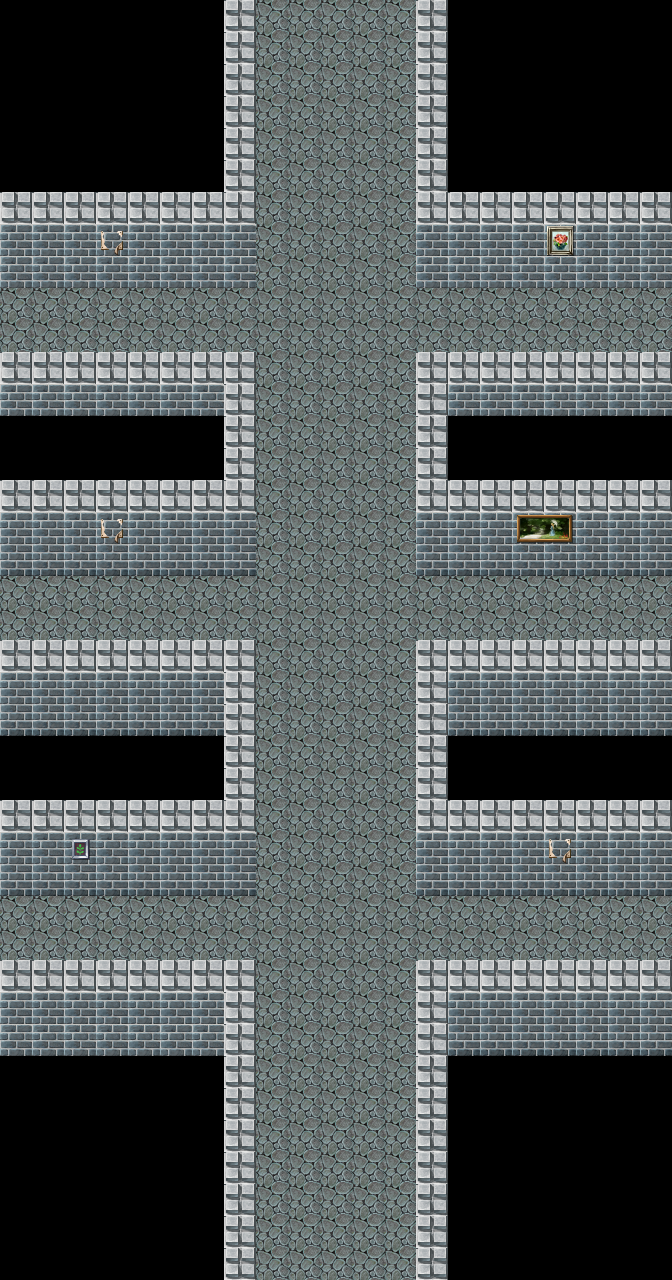

A level layout from a 2D game, rendered from its tile map. Below: a short description, then the map file with its tile-grid data intact:
An orthogonal 21x40 tile map with 32x32 px tiles, 2 tile layers (Tile Layer 1, Tile Layer 2) and 38 objects (6x portalIn, 2x portalO, startpoint).

<map version="1.0" orientation="orthogonal" renderorder="right-down" width="21" height="40" tilewidth="32" tileheight="32" nextobjectid="67">
 <tileset firstgid="1" name="rpg_maker_telles0808" tilewidth="32" tileheight="32" tilecount="2016" columns="32">
  <image source="../Resources/rpg_maker_telles0808.png" width="1024" height="2016" />
 </tileset>
 <layer name="Tile Layer 1" width="21" height="40">
  <data encoding="csv">
9,9,9,9,9,9,9,27,80,80,80,80,80,27,9,9,9,9,9,9,9,
9,9,9,9,9,9,9,27,80,80,80,80,80,27,9,9,9,9,9,9,9,
9,9,9,9,9,9,9,27,80,80,80,80,80,27,9,9,9,9,9,9,9,
9,9,9,9,9,9,9,27,80,80,80,80,80,27,9,9,9,9,9,9,9,
9,9,9,9,9,9,9,27,80,80,80,80,80,27,9,9,9,9,9,9,9,
9,9,9,9,9,9,9,27,80,80,80,80,80,27,9,9,9,9,9,9,9,
27,27,27,27,27,27,27,27,80,80,80,80,80,27,27,27,27,27,27,27,27,
123,123,123,123,123,123,123,123,80,80,80,80,80,123,123,123,123,123,123,123,123,
123,123,123,123,123,123,123,123,80,80,80,80,80,123,123,123,123,123,123,123,123,
80,80,80,80,80,80,80,80,80,80,80,80,80,80,80,80,80,80,80,80,80,
80,80,80,80,80,80,80,80,80,80,80,80,80,80,80,80,80,80,80,80,80,
27,27,27,27,27,27,27,27,80,80,80,80,80,27,27,27,27,27,27,27,27,
123,123,123,123,123,123,123,27,80,80,80,80,80,27,123,123,123,123,123,123,123,
9,9,9,9,9,9,9,27,80,80,80,80,80,27,9,9,9,9,9,9,9,
9,9,9,9,9,9,9,27,80,80,80,80,80,27,9,9,9,9,9,9,9,
27,27,27,27,27,27,27,27,80,80,80,80,80,27,27,27,27,27,27,27,27,
123,123,123,123,123,123,123,123,80,80,80,80,80,123,123,123,123,123,123,123,123,
155,155,155,155,155,155,155,155,80,80,80,80,80,155,155,155,155,155,155,155,155,
80,80,80,80,80,80,80,80,80,80,80,80,80,80,80,80,80,80,80,80,80,
80,80,80,80,80,80,80,80,80,80,80,80,80,80,80,80,80,80,80,80,80,
27,27,27,27,27,27,27,27,80,80,80,80,80,27,27,27,27,27,27,27,27,
123,123,123,123,123,123,123,27,80,80,80,80,80,27,123,123,123,123,123,123,123,
155,155,155,155,155,155,155,27,80,80,80,80,80,27,155,155,155,155,155,155,155,
9,9,9,9,9,9,9,27,80,80,80,80,80,27,9,9,9,9,9,9,9,
9,9,9,9,9,9,9,27,80,80,80,80,80,27,9,9,9,9,9,9,9,
27,27,27,27,27,27,27,27,80,80,80,80,80,27,27,27,27,27,27,27,27,
123,123,123,123,123,123,123,123,80,80,80,80,80,123,123,123,123,123,123,123,123,
155,155,155,155,155,155,155,155,80,80,80,80,80,155,155,155,155,155,155,155,155,
80,80,80,80,80,80,80,80,80,80,80,80,80,80,80,80,80,80,80,80,80,
80,80,80,80,80,80,80,80,80,80,80,80,80,80,80,80,80,80,80,80,80,
27,27,27,27,27,27,27,27,80,80,80,80,80,27,27,27,27,27,27,27,27,
123,123,123,123,123,123,123,27,80,80,80,80,80,27,123,123,123,123,123,123,123,
123,123,123,123,123,123,123,27,80,80,80,80,80,27,155,155,155,155,155,155,155,
9,9,9,9,9,9,9,27,80,80,80,80,80,27,9,9,9,9,9,9,9,
9,9,9,9,9,9,9,27,80,80,80,80,80,27,9,9,9,9,9,9,9,
9,9,9,9,9,9,9,27,80,80,80,80,80,27,9,9,9,9,9,9,9,
9,9,9,9,9,9,9,27,80,80,80,80,80,27,9,9,9,9,9,9,9,
9,9,9,9,9,9,9,27,80,80,80,80,80,27,9,9,9,9,9,9,9,
9,9,9,9,9,9,9,27,80,80,80,80,80,27,9,9,9,9,9,9,9,
9,9,9,9,9,9,9,27,80,80,80,80,80,27,9,9,9,9,9,9,9
</data>
 </layer>
 <objectgroup name="Object Layer 1">
  <object id="1" x="223" y="2" width="32" height="254" />
  <object id="2" x="2" y="193" width="252" height="62" />
  <object id="3" x="416" y="1" width="36" height="254" />
  <object id="4" x="417" y="193" width="256" height="63" />
  <object id="5" x="2" y="353" width="250" height="57" />
  <object id="6" x="416" y="354" width="258" height="57" />
  <object id="7" x="418" y="353" width="268" height="7" />
  <object id="8" x="223" y="355" width="34" height="186" />
  <object id="9" x="1" y="480" width="255" height="63" />
  <object id="12" x="417" y="353" width="32" height="191" />
  <object id="13" x="419" y="479" width="271" height="65" />
  <object id="15" x="-9" y="640" width="263" height="58" />
  <object id="17" x="417" y="641" width="309" height="56" />
  <object id="18" x="224" y="639" width="31" height="222" />
  <object id="19" x="-9" y="800" width="266" height="59" />
  <object id="24" x="418" y="642" width="27" height="222" />
  <object id="25" x="417" y="797" width="264" height="69" />
  <object id="26" x="417" y="962" width="259" height="318" />
  <object id="27" x="1" y="964" width="252" height="316" />
  <object id="28" name="portalO" type="portalO" x="262" y="1269" width="148" height="22" />
  <object id="33" name="portal1" type="portalIn" x="666" y="857" width="32" height="132" />
  <object id="34" name="portal2" type="portalIn" x="-9" y="852" width="15" height="158" />
  <object id="35" name="portal3" type="portalIn" x="665" y="528" width="33" height="125" />
  <object id="36" name="portal4" type="portalIn" x="-10" y="522" width="14" height="119" />
  <object id="37" name="portal5" type="portalIn" x="664" y="241" width="27" height="125" />
  <object id="38" name="portal6" type="portalIn" x="-11" y="242" width="20" height="127" />
  <object id="39" x="415" y="355" width="257" height="216" />
  <object id="41" x="0" y="351" width="255" height="226" />
  <object id="42" x="1" y="642" width="250" height="247" />
  <object id="43" x="416" y="643" width="277" height="244" />
  <object id="44" x="5" y="888" width="252" height="7" />
  <object id="45" x="249" y="854" width="7" height="43" />
  <object id="46" x="417" y="886" width="272" height="10" />
  <object id="47" x="415" y="192" width="269" height="96" />
  <object id="48" x="-46" y="199" width="301" height="88" />
  <object id="49" x="416" y="481" width="295" height="98" />
  <object id="56" name="portalO" type="portalO" x="226" y="3" width="268" height="28" />
  <object id="66" name="startpoint" type="startpoint" x="626" y="588" width="11" height="12" />
 </objectgroup>
 <layer name="Tile Layer 2" width="21" height="40">
  <data encoding="csv">
0,0,0,0,0,0,0,0,0,0,0,0,0,0,0,0,0,0,0,0,0,
0,0,0,0,0,0,0,0,0,0,0,0,0,0,0,0,0,0,0,0,0,
0,0,0,0,0,0,0,0,0,0,0,0,0,0,0,0,0,0,0,0,0,
0,0,0,0,0,0,0,0,0,0,0,0,0,0,0,0,0,0,0,0,0,
0,0,0,0,0,0,0,0,0,0,0,0,0,0,0,0,0,0,0,0,0,
0,0,0,0,0,0,0,0,0,0,0,0,0,0,0,0,0,0,0,0,0,
0,0,0,0,0,0,0,0,0,0,0,0,0,0,0,0,0,0,0,0,0,
0,0,0,1752,0,0,0,0,0,0,0,0,0,0,0,0,0,1787,0,0,0,
0,0,0,0,0,0,0,0,0,0,0,0,0,0,0,0,0,0,0,0,0,
0,0,0,0,0,0,0,0,0,0,0,0,0,0,0,0,0,0,0,0,0,
0,0,0,0,0,0,0,0,0,0,0,0,0,0,0,0,0,0,0,0,0,
0,0,0,0,0,0,0,0,0,0,0,0,0,0,0,0,0,0,0,0,0,
0,0,0,0,0,0,0,0,0,0,0,0,0,0,0,0,0,0,0,0,0,
0,0,0,0,0,0,0,0,0,0,0,0,0,0,0,0,0,0,0,0,0,
0,0,0,0,0,0,0,0,0,0,0,0,0,0,0,0,0,0,0,0,0,
0,0,0,0,0,0,0,0,0,0,0,0,0,0,0,0,0,0,0,0,0,
0,0,0,1752,0,0,0,0,0,0,0,0,0,0,0,0,1755,1756,0,0,0,
0,0,0,0,0,0,0,0,0,0,0,0,0,0,0,0,0,0,0,0,0,
0,0,0,0,0,0,0,0,0,0,0,0,0,0,0,0,0,0,0,0,0,
0,0,0,0,0,0,0,0,0,0,0,0,0,0,0,0,0,0,0,0,0,
0,0,0,0,0,0,0,0,0,0,0,0,0,0,0,0,0,0,0,0,0,
0,0,0,0,0,0,0,0,0,0,0,0,0,0,0,0,0,0,0,0,0,
0,0,0,0,0,0,0,0,0,0,0,0,0,0,0,0,0,0,0,0,0,
0,0,0,0,0,0,0,0,0,0,0,0,0,0,0,0,0,0,0,0,0,
0,0,0,0,0,0,0,0,0,0,0,0,0,0,0,0,0,0,0,0,0,
0,0,0,0,0,0,0,0,0,0,0,0,0,0,0,0,0,0,0,0,0,
0,0,1757,0,0,0,0,0,0,0,0,0,0,0,0,0,0,1752,0,0,0,
0,0,0,0,0,0,0,0,0,0,0,0,0,0,0,0,0,0,0,0,0,
0,0,0,0,0,0,0,0,0,0,0,0,0,0,0,0,0,0,0,0,0,
0,0,0,0,0,0,0,0,0,0,0,0,0,0,0,0,0,0,0,0,0,
0,0,0,0,0,0,0,0,0,0,0,0,0,0,0,0,0,0,0,0,0,
0,0,0,0,0,0,0,0,0,0,0,0,0,0,0,0,0,0,0,0,0,
0,0,0,0,0,0,0,0,0,0,0,0,0,0,0,0,0,0,0,0,0,
0,0,0,0,0,0,0,0,0,0,0,0,0,0,0,0,0,0,0,0,0,
0,0,0,0,0,0,0,0,0,0,0,0,0,0,0,0,0,0,0,0,0,
0,0,0,0,0,0,0,0,0,0,0,0,0,0,0,0,0,0,0,0,0,
0,0,0,0,0,0,0,0,0,0,0,0,0,0,0,0,0,0,0,0,0,
0,0,0,0,0,0,0,0,0,0,0,0,0,0,0,0,0,0,0,0,0,
0,0,0,0,0,0,0,0,0,0,0,0,0,0,0,0,0,0,0,0,0,
0,0,0,0,0,0,0,0,0,0,0,0,0,0,0,0,0,0,0,0,0
</data>
 </layer>
</map>
